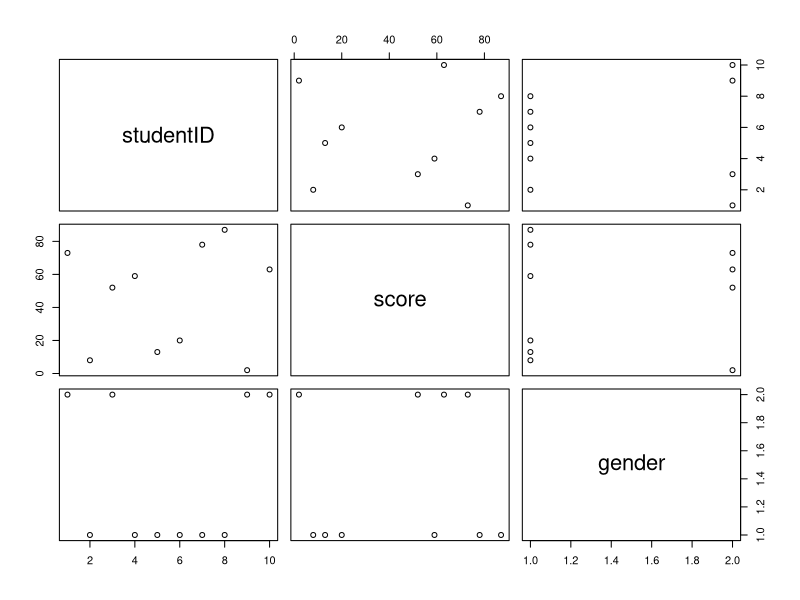

This chart was generated by the following R code:
my.data <- data.frame(
  column1 = c(1,2,3),
  column2 = c('one','two','three'),
  column3 = c(TRUE,TRUE,FALSE))
my.data

# About data frame
dim(my.data)
colnames(my.data)
rownames(my.data)

# Access data in data frame
my.data[1, 3]

my.data[1:3, 1:2]
my.data[1:3, 1:3]

my.data[1:3, 1]
my.data[1:3, 2]
my.data[1:3, 3]

# Operater from list
str(my.data)

my.data['column1']
my.data[c('column1', 'column3')]

my.data$column1

# Add new column
my.date = as.Date("2017-08-09")
my.data$new_column2 <- c(my.date, my.date+7, my.date-7)
my.data['new_column3'] <- c(my.date, my.date+7, my.date-7)
my.data


# Partial matching with the dollar operator
my.data$really.long.and.complicated.variable.name <- 1000
my.data$r

# Combine data frame
rbind(my.data, my.data)   # Row
cbind(my.data, my.data)   # Column


# More
studentID <- paste("S#", sample(c(6473:7392), 10), sep = "")
score <- sample(c(0:100), 10)
gender <- sample(c("female", "male"), 10, replace = TRUE)
data <- data.frame(studentID = studentID, score = score, gender = gender)
head(data)

str(data)

plot(data)
